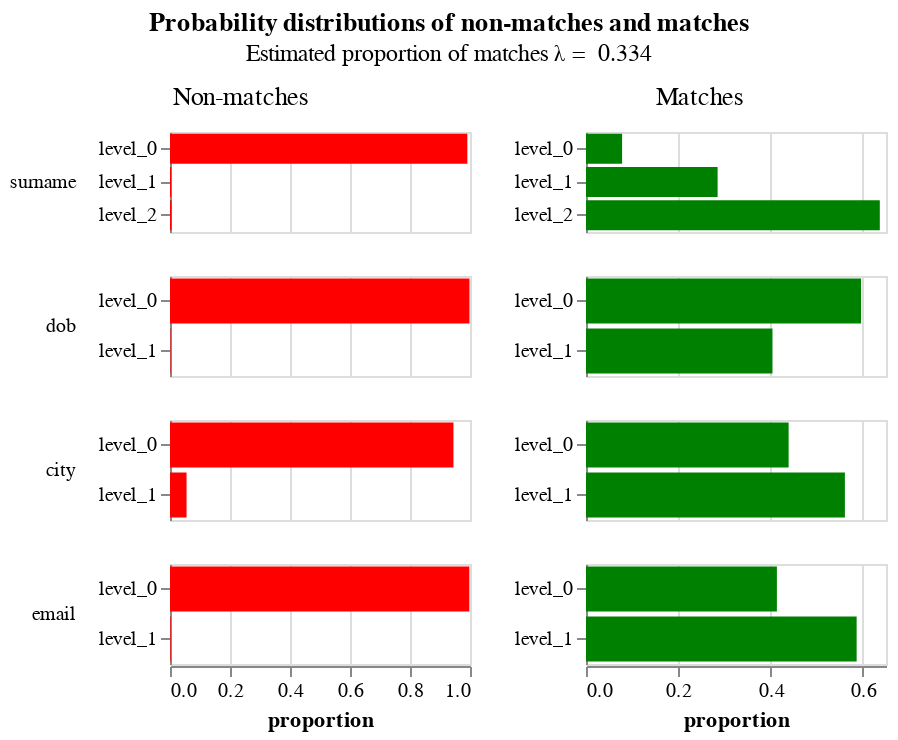

Write notebook code for a chart like this one.
### Markdown cell above
The `params` property of the `linker` is an object that contains a lot of diagnostic information about how the match probability was computed.  The following cells demonstrate some of its functionality

### Code cell
model = linker.model
model.probability_distribution_chart()

### Figure 1 — Vega-Lite specification as saved in the notebook (floating-point values rounded to 4 significant figures)
{"$schema": "https://vega.github.io/schema/vega-lite/v4.json", "config": {"header": {"title": null}, "title": {"anchor": "middle", "offset": 10}, "view": {"continuousHeight": 300, "continuousWidth": 400, "height": 300, "width": 400}}, "data": {"name": "data-3a8b4ea4338d76dfe24747b15fc95399"}, "datasets": {"data-3a8b4ea4338d76dfe24747b15fc95399": [{"bayes_factor": 0.07891, "column_name": "surname", "gamma_column_name": "gamma_surname", "gamma_index": 0, "level_name": "level_0", "level_proportion": 0.6863, "log2_bayes_factor": -3.664, "m_probability": 0.07822, "max_gamma_index": 2, "num_levels": 3, "u_probability": 0.9912}, {"bayes_factor": 72.54, "column_name": "surname", "gamma_column_name": "gamma_surname", "gamma_index": 1, "level_name": "level_1", "level_proportion": 0.09785, "log2_bayes_factor": 6.181, "m_probability": 0.2852, "max_gamma_index": 2, "num_levels": 3, "u_probability": 0.003932}, {"bayes_factor": 130.2, "column_name": "surname", "gamma_column_name": "gamma_surname", "gamma_index": 2, "level_name": "level_2", "level_proportion": 0.2158, "log2_bayes_factor": 7.024, "m_probability": 0.6366, "max_gamma_index": 2, "num_levels": 3, "u_probability": 0.00489}, {"bayes_factor": 0.597, "column_name": "dob", "gamma_column_name": "gamma_dob", "gamma_index": 0, "level_name": "level_0", "level_proportion": 0.8639, "log2_bayes_factor": -0.7442, "m_probability": 0.596, "max_gamma_index": 1, "num_levels": 2, "u_probability": 0.9983}, {"bayes_factor": 231.2, "column_name": "dob", "gamma_column_name": "gamma_dob", "gamma_index": 1, "level_name": "level_1", "level_proportion": 0.1361, "log2_bayes_factor": 7.853, "m_probability": 0.404, "max_gamma_index": 1, "num_levels": 2, "u_probability": 0.001748}, {"bayes_factor": 0.4647, "column_name": "city", "gamma_column_name": "gamma_city", "gamma_index": 0, "level_name": "level_0", "level_proportion": 0.776, "log2_bayes_factor": -1.106, "m_probability": 0.439, "max_gamma_index": 1, "num_levels": 2, "u_probability": 0.9449}, {"bayes_factor": 10.17, "column_name": "city", "gamma_column_name": "gamma_city", "gamma_index": 1, "level_name": "level_1", "level_proportion": 0.224, "log2_bayes_factor": 3.347, "m_probability": 0.561, "max_gamma_index": 1, "num_levels": 2, "u_probability": 0.05515}, {"bayes_factor": 0.4145, "column_name": "email", "gamma_column_name": "gamma_email", "gamma_index": 0, "level_name": "level_0", "level_proportion": 0.8027, "log2_bayes_factor": -1.27, "m_probability": 0.4136, "max_gamma_index": 1, "num_levels": 2, "u_probability": 0.9978}, {"bayes_factor": 267.3, "column_name": "email", "gamma_column_name": "gamma_email", "gamma_index": 1, "level_name": "level_1", "level_proportion": 0.1973, "log2_bayes_factor": 8.062, "m_probability": 0.5864, "max_gamma_index": 1, "num_levels": 2, "u_probability": 0.002194}]}, "hconcat": [{"encoding": {"color": {"value": "red"}, "row": {"field": "column_name", "header": {"labelAlign": "left", "labelAnchor": "middle", "labelAngle": 0}, "sort": {"field": "gamma_index"}, "type": "nominal"}, "tooltip": [{"field": "column_name", "type": "nominal"}, {"field": "level_name", "type": "ordinal"}, {"field": "u_probability", "format": ".4f", "type": "quantitative"}, {"field": "bayes_factor", "format": ".4f", "type": "quantitative"}, {"field": "level_proportion", "format": ".2%", "title": "Percentage of record comparisons in this level", "type": "nominal"}, {"field": "log2_bayes_factor", "format": ".4f", "type": "quantitative"}], "x": {"axis": {"title": "proportion"}, "field": "u_probability", "type": "quantitative"}, "y": {"axis": {"title": null}, "field": "level_name", "type": "nominal"}}, "height": 50, "mark": "bar", "resolve": {"scale": {"y": "independent"}}, "title": {"fontWeight": "normal", "text": "Non-matches"}, "transform": [{"filter": "(datum.bayes_factor != 'unnecessary filter2 due to vega lite issue 4680')"}], "width": 150}, {"encoding": {"color": {"value": "green"}, "row": {"field": "column_name", "header": {"labels": false}, "sort": {"field": "gamma_index"}, "type": "nominal"}, "tooltip": [{"field": "column_name", "type": "nominal"}, {"field": "level_name", "type": "ordinal"}, {"field": "m_probability", "format": ".4f", "type": "quantitative"}, {"field": "bayes_factor", "format": ".4f", "type": "quantitative"}, {"field": "level_proportion", "format": ".2%", "title": "Percentage of record comparisons in this level", "type": "nominal"}, {"field": "log2_bayes_factor", "format": ".4f", "type": "quantitative"}], "x": {"axis": {"title": "proportion"}, "field": "m_probability", "type": "quantitative"}, "y": {"axis": {"title": null}, "field": "level_name", "type": "nominal"}}, "height": 50, "mark": "bar", "resolve": {"scale": {"y": "independent"}}, "title": {"fontWeight": "normal", "text": "Matches"}, "transform": [{"filter": "(datum.bayes_factor != 'unnecessary filter due to vega lite issue 4680')"}], "width": 150}], "title": {"subtitle": "Estimated proportion of matches λ =  0.334", "text": "Probability distributions of non-matches and matches "}, "transform": []}
